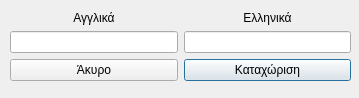
<?xml version="1.0" encoding="UTF-8"?>
<ui version="4.0">
 <class>eisagogi_lexis</class>
 <widget class="QDialog" name="eisagogi_lexis">
  <property name="geometry">
   <rect>
    <x>0</x>
    <y>0</y>
    <width>359</width>
    <height>98</height>
   </rect>
  </property>
  <property name="windowTitle">
   <string>Dialog</string>
  </property>
  <widget class="QWidget" name="layoutWidget">
   <property name="geometry">
    <rect>
     <x>10</x>
     <y>10</y>
     <width>341</width>
     <height>71</height>
    </rect>
   </property>
   <layout class="QGridLayout" name="gridLayout">
    <item row="0" column="0">
     <widget class="QLabel" name="label">
      <property name="text">
       <string>Αγγλικά</string>
      </property>
      <property name="alignment">
       <set>Qt::AlignCenter</set>
      </property>
     </widget>
    </item>
    <item row="0" column="1">
     <widget class="QLabel" name="label_2">
      <property name="text">
       <string>Ελληνικά</string>
      </property>
      <property name="alignment">
       <set>Qt::AlignCenter</set>
      </property>
     </widget>
    </item>
    <item row="1" column="0">
     <widget class="QLineEdit" name="lineEdit_gb"/>
    </item>
    <item row="1" column="1">
     <widget class="QLineEdit" name="lineEdit_gr"/>
    </item>
    <item row="2" column="0">
     <widget class="QPushButton" name="pushButton_akuro">
      <property name="text">
       <string>Άκυρο</string>
      </property>
     </widget>
    </item>
    <item row="2" column="1">
     <widget class="QPushButton" name="pushButton_kataxor">
      <property name="text">
       <string>Καταχώριση</string>
      </property>
      <property name="default">
       <bool>true</bool>
      </property>
     </widget>
    </item>
   </layout>
  </widget>
 </widget>
 <resources/>
 <connections/>
</ui>
